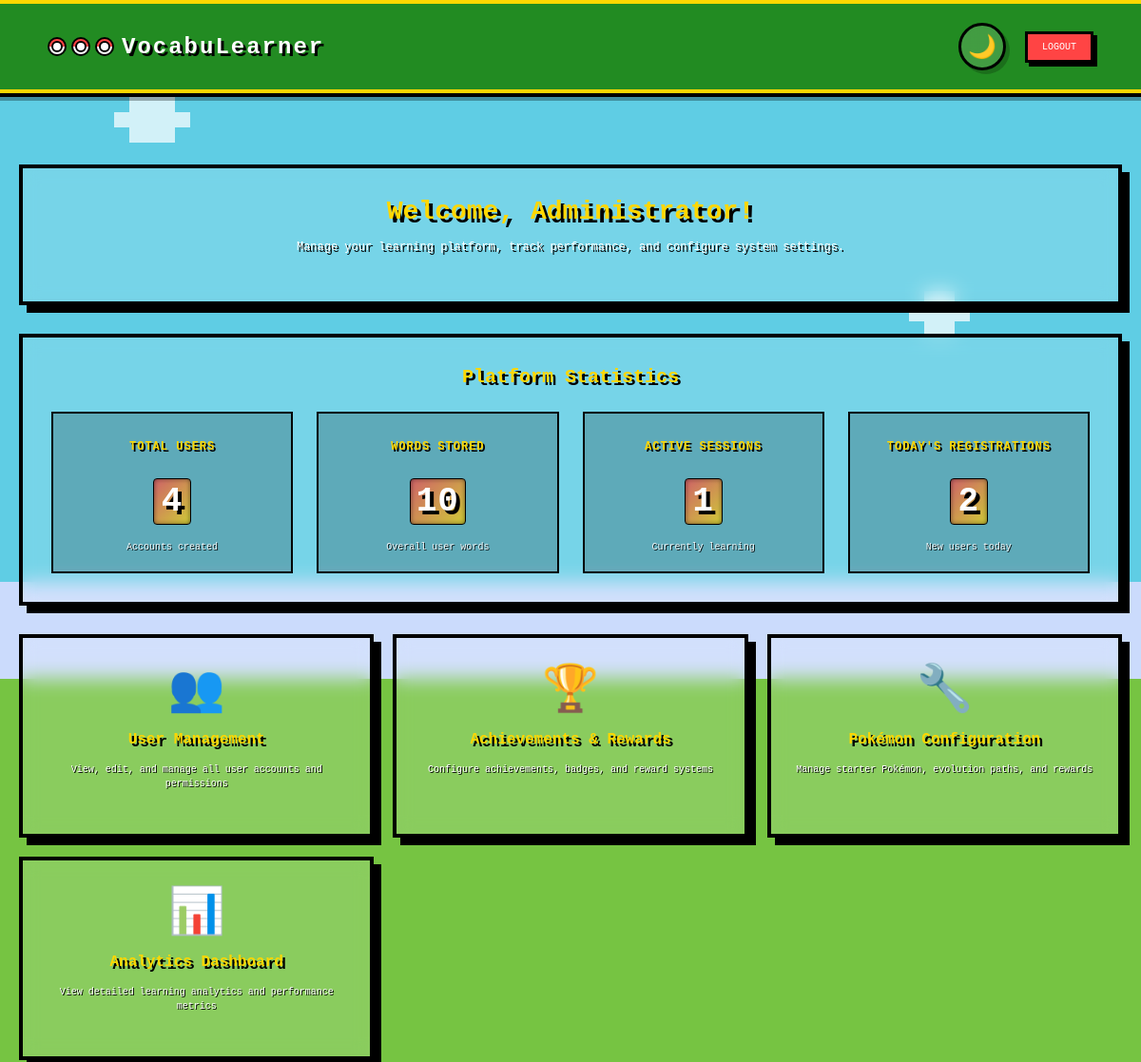
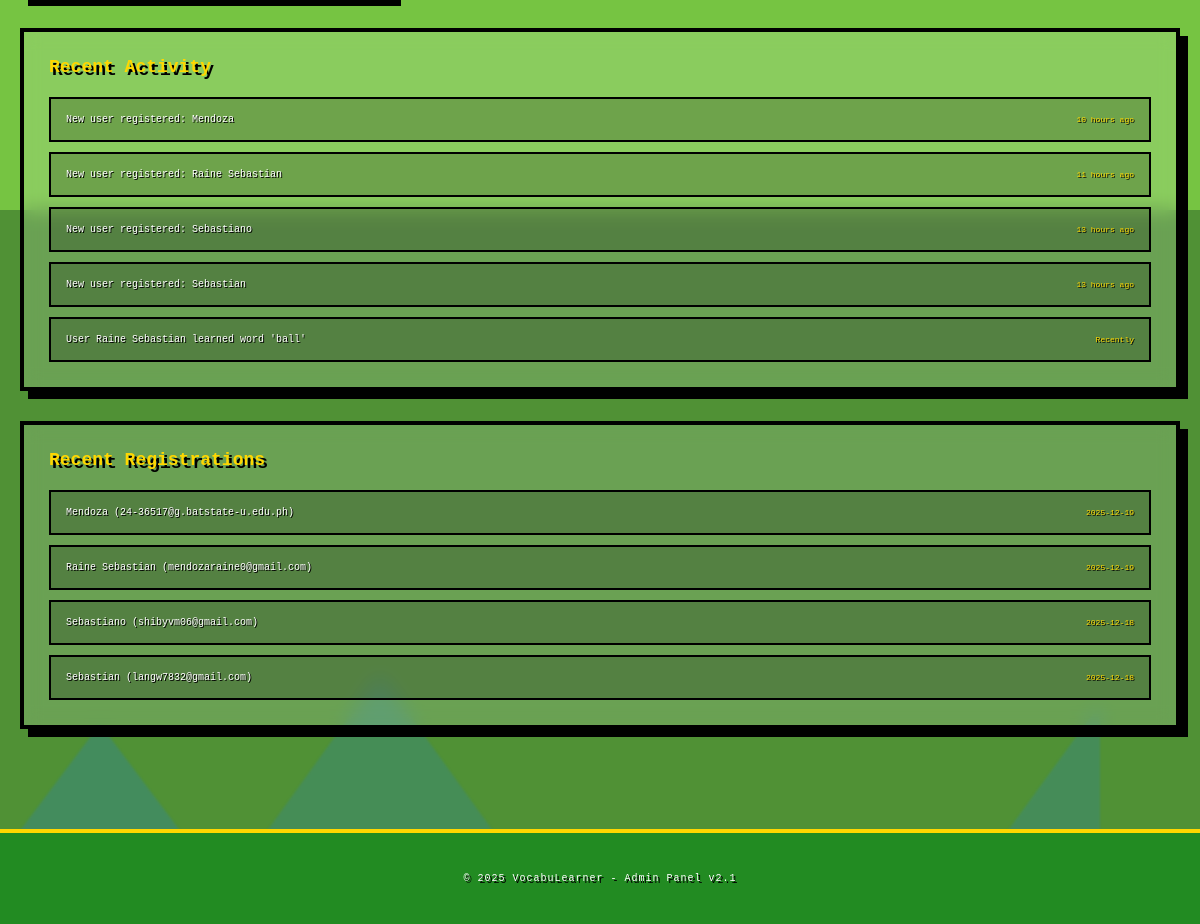
The app's page /admin/dashboard (signed in) with its own data (2 pictures, top to bottom).
### models.py (models this page shows)
class UserAcc(db.Model):
    user_id = db.Column(db.Integer, primary_key=True)
    name = db.Column(db.String(50), nullable=False)
    email = db.Column(db.String(100), unique=True, nullable=False)
    password = db.Column(db.String(200), nullable=False)
    is_admin = db.Column(db.Boolean, default=False)
    is_active = db.Column(db.Boolean, default=True)
    date_created = db.Column(db.DateTime, default=datetime.utcnow)
    last_login = db.Column(db.DateTime)
    last_logout = db.Column(db.DateTime)
    pokemon_name = db.Column(db.String(100))
    pokemon_id = db.Column(db.Integer, db.ForeignKey('pokemon.pokemon_id'))
    profile_picture = db.Column(db.String(200))
    current_streak = db.Column(db.Integer, default=0)
    longest_streak = db.Column(db.Integer, default=0)
    total_points = db.Column(db.Integer, default=0)  # Pokémon EXP
    collected_pokemon = db.relationship('UserPokemon', backref='owner', lazy=True, cascade='all, delete-orphan')

### Main.py (the view)
@app.route('/admin/dashboard')
@admin_required
def admin_dashboard():
    ph_tz = pytz.timezone('Asia/Manila')
    ph_now = datetime.now(ph_tz)
    total_users = UserAcc.query.filter_by(is_admin=False).count()
    total_words_stored = db.session.query(db.func.count(UserWords.user_word_id)).scalar() or 0
    today = ph_now.date()
    today_start = ph_tz.localize(datetime.combine(today, datetime.min.time()))
    today_end = ph_tz.localize(datetime.combine(today, datetime.max.time()))
    today_registrations = UserAcc.query.filter(
        UserAcc.date_created >= today_start,
        UserAcc.date_created <= today_end,
        UserAcc.is_admin == False  # Exclude admin
    ).count()
    active_sessions = 0
    all_non_admin_users = UserAcc.query.filter_by(is_admin=False).all()
    for user in all_non_admin_users:
        if user.last_login:
            last_login_ph = user.last_login.replace(tzinfo=pytz.UTC).astimezone(ph_tz)
            if user.last_logout:
                last_logout_ph = user.last_logout.replace(tzinfo=pytz.UTC).astimezone(ph_tz)
                if last_login_ph > last_logout_ph:
                    active_sessions += 1
            else:
                active_sessions += 1
    recent_users = UserAcc.query.filter_by(is_admin=False).order_by(
        UserAcc.date_created.desc()
    ).limit(5).all()
    recent_activities = []
    for user in recent_users:
        if user.date_created:
            user_date_ph = user.date_created.replace(tzinfo=pytz.UTC).astimezone(ph_tz)
            time_diff = ph_now - user_date_ph
            if time_diff.total_seconds() < 60:
                time_ago = "Just now"
            elif time_diff.total_seconds() < 3600:
                minutes = int(time_diff.total_seconds() // 60)
                time_ago = f"{minutes} minutes ago"
            elif time_diff.total_seconds() < 86400:
                hours = int(time_diff.total_seconds() // 3600)
                time_ago = f"{hours} hours ago"
            elif time_diff.days == 1:
                time_ago = "1 day ago"
            else:
                time_ago = f"{time_diff.days} days ago"
        else:
            time_ago = "Recently"
        recent_activities.append({
            "text": f"New user registered: {user.name}",
            "time": time_ago
        })
    recent_words_learned = UserWords.query.order_by(
        UserWords.date_learned.desc()
    ).limit(5).all()
    for user_word in recent_words_learned:
        user = UserAcc.query.get(user_word.user_id)
        word = Vocabulary.query.get(user_word.word_id)
        if user and word:
            recent_activities.append({
                "text": f"User {user.name} learned word '{word.word}'",
                "time": "Recently"
            })
    recent_achievements = UserAchievement.query.order_by(
        UserAchievement.date_earned.desc()
    ).limit(5).all()
    for user_achievement in recent_achievements:
        user = UserAcc.query.get(user_achievement.user_id)
        ach = Achievement.query.get(user_achievement.achievement_id)
        if user and ach:
            recent_activities.append({
                "text": f"User {user.name} unlocked achievement '{ach.name}'",
                "time": "Recently"
            })
    recent_notifications = Notification.query.filter(
        Notification.notification_type != 'auto'
    ).order_by(
        Notification.created_at.desc()
    ).limit(3).all()
    for notification in recent_notifications:
        user = UserAcc.query.get(notification.user_id)
        if user:
            recent_activities.append({
                "text": f"Notification sent to {user.name}: {notification.title}",
                "time": "Recently"
            })
    evolved_users = UserAcc.query.filter(
        UserAcc.pokemon_id.isnot(None),
        UserAcc.total_points > 0
    ).order_by(
        UserAcc.date_created.desc()
    ).limit(3).all()
    for user in evolved_users:
        pokemon = Pokemon.query.get(user.pokemon_id)
        if pokemon:
            evolutions = user.total_points // 50  # evolve every 50 EXP
            if evolutions > 0:
                recent_activities.append({
                    "text": f"User {user.name}'s {pokemon.name} reached level {evolutions}",
                    "time": "Recently"
                })
    recent_activities = recent_activities[:5]
    return render_template(
        'admin_dashboard.html',
        total_users=total_users,
        total_words=total_words_stored,
        active_sessions=active_sessions,
        today_registrations=today_registrations,
        recent_users=recent_users,
        recent_activities=recent_activities
    )

### Main.py (called while the page is built)
def admin_required(f):
    @wraps(f)
    def decorated_function(*args, **kwargs):
        if 'user_id' not in session:
            flash("Please login to access the admin panel.", "warning")
            return redirect(url_for('login'))
        user_id = session['user_id']
        user = UserAcc.query.get(user_id)
        if not user or not user.is_admin:
            flash("You don't have permission to access the admin panel.", "danger")
            return redirect(url_for('dashboard'))
        return f(*args, **kwargs)
    return decorated_function

### Templates/admin_dashboard.html (shortened to what this page needs)
{%extends "base.html"%}
{%block content%}
    {%block header%}
        <div class="header-actions">
            <button class="logout-btn1" onclick="showLogoutConfirm()">Logout</button>
        </div>
    {%endblock%}
    <div class="dashboard-container">
        <div class="admin-welcome-section">
            <h1>Welcome, Administrator!</h1>
            <p>Manage your learning platform, track performance, and configure system settings.</p>
        </div>
        <div class="combined-stats-card">
            <h2>Platform Statistics</h2>
            <div class="stats-grid">
                <div class="stat-item">
                    <span class="stat-label">Total Users</span>
                    <span class="stat-value">{{ total_users }}</span>
                    <span class="stat-desc">Accounts created
                    </span>
                </div>
                <div class="stat-item">
                    <span class="stat-label">Words Stored</span>
                    <span class="stat-value">{{ total_words }}</span>
                    <span class="stat-desc">Overall user words
                    </span>
                </div>
                <div class="stat-item">
                    <span class="stat-label">Active Sessions</span>
                    <span class="stat-value">{{ active_sessions }}</span>
                    <span class="stat-desc">Currently learning</span>
                </div>
                <div class="stat-item">
                    <span class="stat-label">Today's Registrations</span>
                    <span class="stat-value">{{ today_registrations }}</span>
                    <span class="stat-desc">New users today</span>
                </div>
            </div>
        </div>
        <div class="admin-nav-grid">
            <div class="admin-nav-card" onclick="navigateTo('{{ url_for('admin_users') }}')">
                <div class="nav-icon">👥</div>
                <h3>User Management</h3>
                <p>View, edit, and manage all user accounts and permissions</p>
            </div>
            <div class="admin-nav-card" onclick="navigateTo('{{ url_for('admin_achievements') }}')">
                <div class="nav-icon">🏆</div>
                <h3>Achievements & Rewards</h3>
                <p>Configure achievements, badges, and reward systems</p>
            </div>
            <div class="admin-nav-card" onclick="navigateTo('{{ url_for('pokemon_config') }}')">
                <div class="nav-icon">🔧</div>
                <h3>Pokémon Configuration</h3>
                <p>Manage starter Pokémon, evolution paths, and rewards</p>
            </div>
            <div class="admin-nav-card" onclick="navigateTo('{{ url_for('admin_analytics') }}')">
                <div class="nav-icon">📊</div>
                <h3>Analytics Dashboard</h3>
                <p>View detailed learning analytics and performance metrics</p>
            </div>
        </div>
        <div class="activity-section">
            <h2>Recent Activity</h2>
            <div class="activity-list">
                {% if recent_activities %}
                    {% for activity in recent_activities %}
                    <div class="activity-item">
                        <div class="activity-text">{{ activity.text }}</div>
                        <div class="activity-time">{{ activity.time }}</div>
                    </div>
                    {% endfor %}
                {% else %}
                    <div class="activity-item">
                        <div class="activity-text">No recent activity to display</div>
                        <div class="activity-time">--</div>
                    </div>
                {% endif %}
            </div>
        </div>
        <div class="activity-section">
            <h2>Recent Registrations</h2>
            <div class="activity-list">
                {% if recent_users %}
                    {% for user in recent_users %}
                    <div class="activity-item">
                        <div class="activity-text">{{ user.name }} ({{ user.email }})</div>
                        <div class="activity-time">{{ user.date_created.strftime('%Y-%m-%d') if user.date_created else '--' }}</div>
                    </div>
                    {% endfor %}
                {% else %}
                    <div class="activity-item">
                        <div class="activity-text">No recent user registrations</div>
                        <div class="activity-time">--</div>
                    </div>
                {% endif %}
            </div>
        </div>
    </div>
    <footer class="footer">
        <p>© 2025 VocabuLearner - Admin Panel v2.1</p>
    </footer>
{%endblock%}

### Templates/admin_dashboard.html (style rules this page uses)
.dashboard-container { margin-top: 120px; max-width: 1400px; margin-left: auto; margin-right: auto; padding: 20px; position: relative; z-index: 10; }
.admin-welcome-section { background: rgba(255,255,255,0.15); backdrop-filter: blur(10px); border: 4px solid #000; padding: 30px; margin-bottom: 30px; box-shadow: 8px 8px 0 #000; text-align: center; border-radius: 0; }
.admin-welcome-section h1 { font-size: 28px; color: #ffd700; text-shadow: 4px 4px 0 #000; margin-bottom: 15px; }
.admin-welcome-section p { font-size: 12px; color: #fff; text-shadow: 2px 2px 0 #000; margin-bottom: 20px; }
.combined-stats-card { background: rgba(255,255,255,0.15); backdrop-filter: blur(10px); border: 4px solid #000; padding: 30px; margin-bottom: 30px; box-shadow: 8px 8px 0 #000; text-align: center; }
.combined-stats-card h2 { font-size: 20px; color: #ffd700; text-shadow: 3px 3px 0 #000; margin-bottom: 25px; }
.stats-grid { display: grid; grid-template-columns: repeat(auto-fit, minmax(250px, 1fr)); gap: 25px; }
.stat-item { text-align: center; padding: 20px; background: rgba(0,0,0,0.2); border: 2px solid #000; }
.stat-value { font-size: 36px; color: #fff; text-shadow: 4px 4px 0 #000; margin-bottom: 10px; display: block; }
.stat-label { font-size: 12px; color: #ffd700; text-shadow: 2px 2px 0 #000; display: block; margin-bottom: 8px; }
.stat-desc { font-size: 10px; color: #fff; text-shadow: 1px 1px 0 #000; opacity: 0.9; }
.admin-nav-grid { display: grid; grid-template-columns: repeat(auto-fit, minmax(300px, 1fr)); gap: 20px; margin-bottom: 30px; }
.admin-nav-card { background: rgba(255,255,255,0.15); backdrop-filter: blur(10px); border: 4px solid #000; padding: 25px; box-shadow: 8px 8px 0 #000; text-align: center; cursor: pointer; transition: all 0.2s; }
.admin-nav-card h3 { font-size: 16px; color: #ffd700; text-shadow: 3px 3px 0 #000; margin-bottom: 15px; }
.admin-nav-card p { font-size: 10px; color: #fff; text-shadow: 1px 1px 0 #000; margin-bottom: 20px; line-height: 1.5; }
.nav-icon { font-size: 48px; margin-bottom: 15px; display: block; }
.activity-section { background: rgba(255,255,255,0.15); backdrop-filter: blur(10px); border: 4px solid #000; padding: 25px; margin-bottom: 30px; box-shadow: 8px 8px 0 #000; }
.activity-section h2 { font-size: 18px; color: #ffd700; text-shadow: 3px 3px 0 #000; margin-bottom: 20px; }
.activity-list { display: flex; flex-direction: column; gap: 10px; }
.activity-item { background: rgba(0,0,0,0.2); border: 2px solid #000; padding: 15px; display: flex; justify-content: space-between; align-items: center; }
.activity-text { font-size: 10px; color: #fff; text-shadow: 1px 1px 0 #000; }
.activity-time { font-size: 8px; color: #ffd700; text-shadow: 1px 1px 0 #000; }
.header-actions { display: flex; gap: 20px; align-items: center; }
.logout-btn1 { background: #ff4444; color: #fff; border: 3px solid #000; padding: 8px 15px; font-size: 10px; box-shadow: 4px 4px 0 #000; cursor: pointer; text-transform: uppercase; font-family: 'Press Start 2P', monospace; transition: all 0.2s; }

### records on screen
UserAcc: name "Mendoza", email "24-36517@g.batstate-u.edu.ph", date_created "2025-12-19"
UserAcc: name "Raine Sebastian", email "mendozaraine0@gmail.com", date_created "2025-12-19"
UserAcc: name "Sebastiano", email "shibyvm06@gmail.com", date_created "2025-12-18"
UserAcc: name "Sebastian", email "langw7832@gmail.com", date_created "2025-12-18"

### other values on screen
{{ total_users }} "4"
{{ total_words }} "10"
{{ active_sessions }} "1"
{{ today_registrations }} "2"
{{ activity.text }} "New user registered: Mendoza" "New user registered: Raine Sebastian" "New user registered: Sebastiano" "New user registered: Sebastian" "User Raine Sebastian learned word 'ball'"
{{ activity.time }} "10 hours ago" "11 hours ago" "13 hours ago" "13 hours ago" "Recently"
